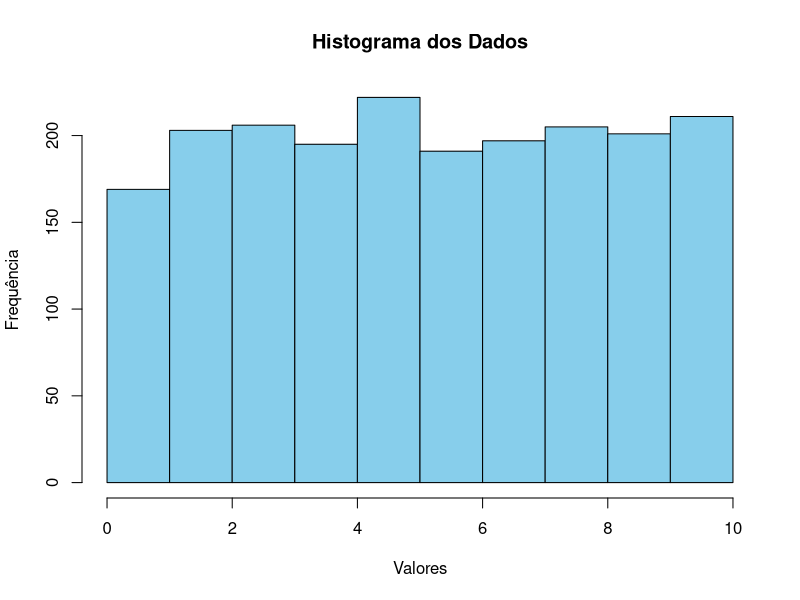
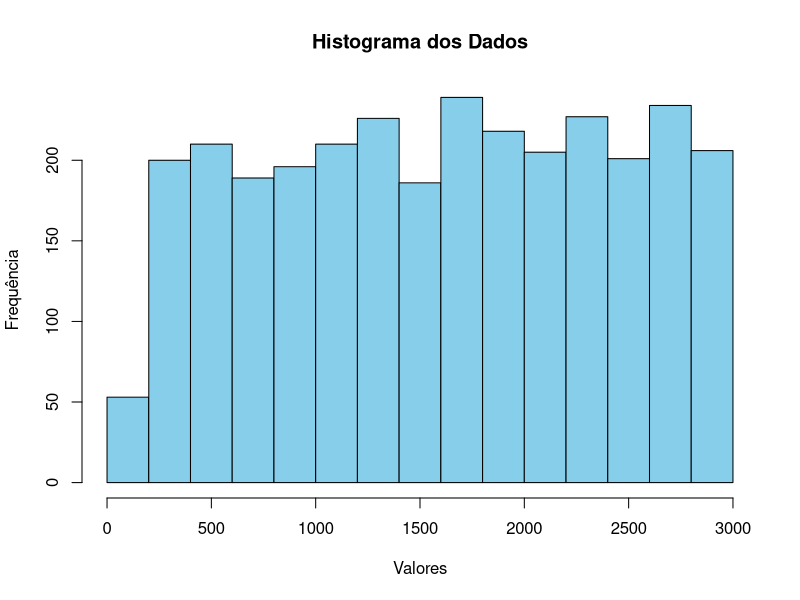
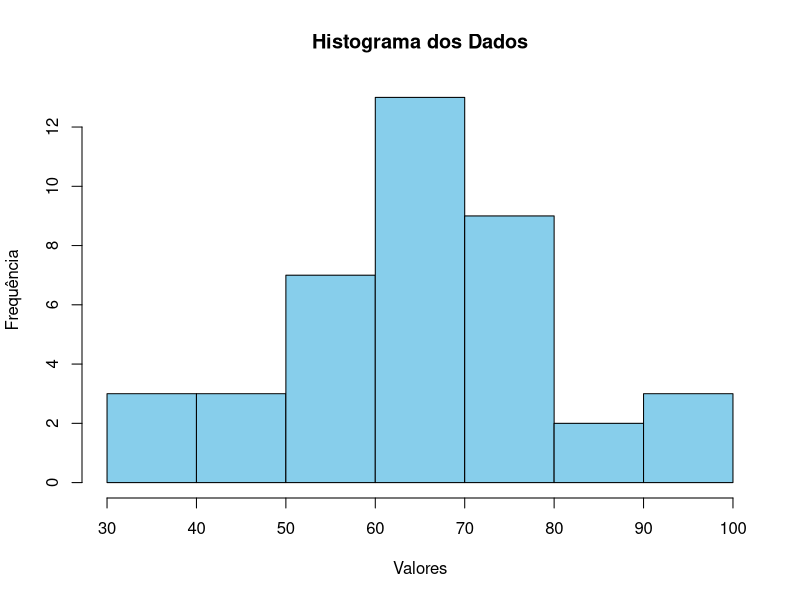
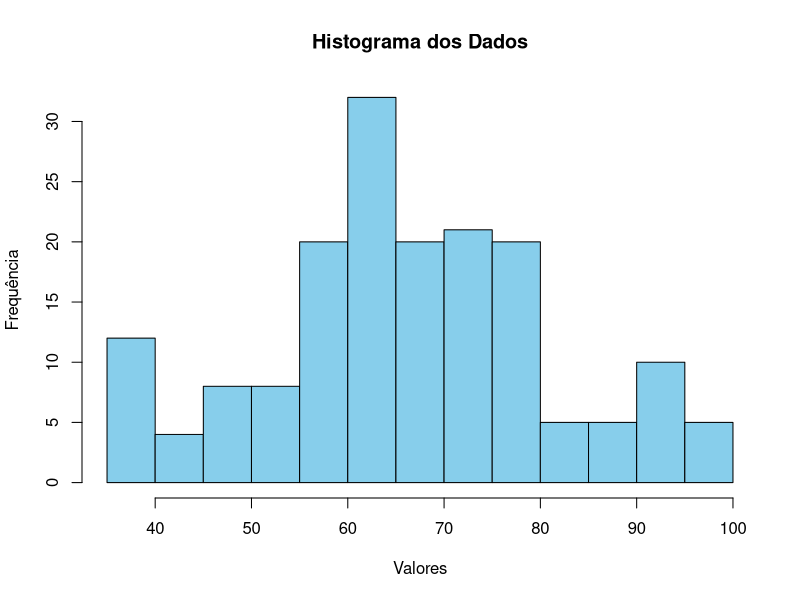

Source code (R) for these figures, in order:
cat("Integrantes:\n")
cat("Beatriz Cabello - 551214\n")
cat("Julia Santos - 97986\n")
cat("Kauê Miziara - 550451\n\n")

# Aula 13
modes <- function(x) {
  ux <- unique(x)
  tab <- tabulate(match(x, ux))
  ux[tab == max(tab)]
}

a13 <- function(data) {
  media <- mean(data)
  mediana <- median(data)
  modas <- modes(data)
  cat("a) Média:", media, "\n")
  cat("a) Mediana:", mediana, "\n")
  cat("a) Modas:", modas, "\n")

  quartis <- quantile(data)
  q1 <- quartis[2]
  q3 <- quartis[4]
  cat("b) Primeiro quartil:", q1, "\n")
  cat("b) Terceiro quartil:", q3, "\n")

  p10 <- quantile(data, 0.10)
  p75 <- quantile(data, 0.75)
  p90 <- quantile(data, 0.90)
  cat("c) P10:", p10, "\n")
  cat("c) P75:", p75, "\n")
  cat("c) P90:", p90, "\n")

  variancia <- var(data)
  cat("d) Variância:", variancia, "\n")

  std <- sd(data)
  cat("e) Desvio-padrão:", std, "\n")

  coef_variacao <- (std / media) * 100
  cat("f) Coeficiente de variação:", coef_variacao, "%\n")

  n <- length(data)
  assimetria <- sum((data - media)^3) / ((n - 1) * (std^3))
  cat("g) Assimetria da curva:", assimetria, "\n")

  if (assimetria > 0) {
    cat("A distribuição possui assimetria positiva.\n")
  } else if (assimetria < 0) {
    cat("A distribuição possui assimetria negativa.\n")
  } else {
    cat("A distribuição é simétrica.\n")
  }

  cat("i) Histograma dos dados:\n")
  hist(data,
       main = "Histograma dos Dados",
       xlab = "Valores", ylab = "Frequência",
       col = "skyblue", border = "black")
}

# 1

cat("1. Massa de dados de 2000 amostras com incremento de 10:\n")
data1 <- sample(seq(0, 10, length.out = 2000), 2000, replace = TRUE)
cat(head(data1), "\n")
a13(data1)

cat("\n\n")

cat("2. Massa de dados de 3000 amostras, incremento de 10 (apenas inteiros):\n")
data2 <- sample(seq(150, 3000, by = 10), 3000, replace = TRUE)
cat(head(data2), "\n")
a13(data2)

cat("\n\n")

cat("3. A partir das amostras, calcule:\n")
data3 <- c(
  37, 38, 40, 45, 48, 50, 52, 55, 58, 60,
  60, 60, 60, 61, 61, 63, 64, 64, 64, 65,
  65, 66, 66, 68, 68, 70, 72, 72, 72, 72,
  75, 77, 78, 79, 80, 85, 90, 92, 95, 98
)

cat(head(data3), "\n")
a13(data3)

cat("\n\n")

cat("4. A partir das amostras, calcule:\n")
data4 <- c(
  37, 38, 40, 45, 48, 50, 52, 55, 58, 60, 60, 60, 60, 61, 61, 63, 64, 64, 64, 65, 65, 66, 66, 68, 68, # nolint: line_length_linter
  70, 72, 72, 72, 72, 75, 77, 78, 79, 80, 85, 90, 92, 95, 98, 65, 66, 66, 68, 68, 70, 72, 72, 72, 72, # nolint: line_length_linter
  75, 77, 78, 79, 80, 85, 90, 92, 95, 98, 37, 38, 40, 45, 48, 50, 52, 55, 58, 60, 60, 60, 60, 61, 61, # nolint: line_length_linter
  63, 64, 64, 64, 65, 37, 38, 40, 45, 48, 50, 52, 55, 58, 60, 60, 60, 60, 61, 61, 63, 64, 64, 64, 65, # nolint: line_length_linter
  75, 77, 78, 79, 80, 85, 90, 92, 95, 98, 37, 38, 40, 45, 48, 50, 52, 55, 58, 60, 60, 60, 60, 61, 61, # nolint: line_length_linter
  63, 64, 64, 64, 65, 65, 66, 66, 68, 68, 70, 72, 72, 72, 72, 75, 77, 78, 79, 80, 85, 90, 92, 95, 98, # nolint: line_length_linter
  65, 66, 66, 68, 68, 70, 72, 72, 72, 72, 75, 77, 78, 79, 80, 85, 90, 92, 95, 98
)

cat(head(data4), "\n")
a13(data4)

cat("\n\n")